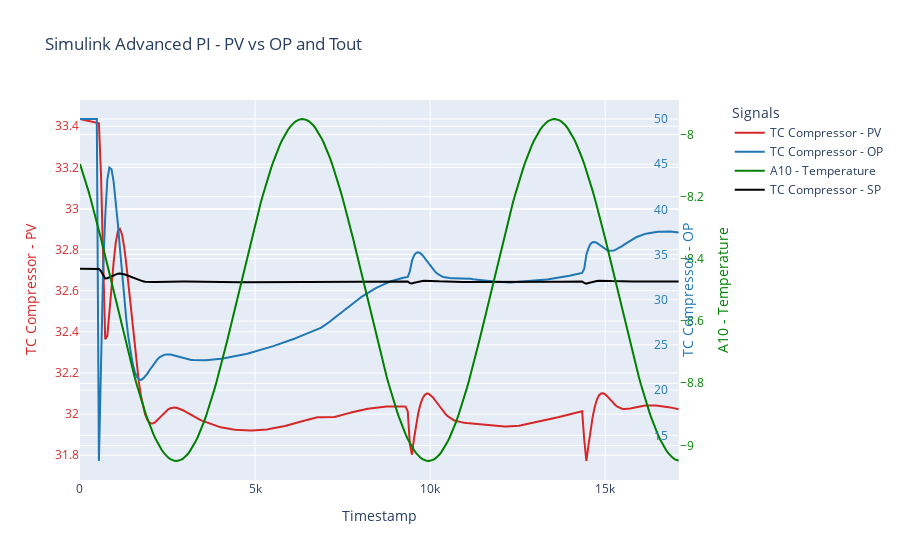

The code cell stored with this chart in its notebook:
### Code cell
# Assuming you have already read your data
df = pd.read_csv("Sine_simulink_PID.csv")
data = pd.DataFrame(df)

# Create a figure with secondary y-axis
fig = make_subplots(specs=[[{"secondary_y": True}]])

# Add traces for TC Compressor - PV
fig.add_trace(
    go.Scatter(x=data['Timestamp'], y=data['TC Compressor - PV'], mode='lines', name='TC Compressor - PV', line=dict(color='#d62728')),
    secondary_y=False,
)

# Add traces for TC Compressor - OP
fig.add_trace(
    go.Scatter(x=data['Timestamp'], y=data['TC Compressor - OP'], mode='lines', name='TC Compressor - OP', line=dict(color='#1f77b4')),
    secondary_y=True,
)

# Add traces for A10 - Temperature with custom y-axis
fig.add_trace(
    go.Scatter(x=data['Timestamp'], y=data['A10 - Temperature'], mode='lines', name='A10 - Temperature', line=dict(color='green')),
    secondary_y=True,
)

fig.add_trace(
    go.Scatter(x=data['Timestamp'], y=data['TC Compressor - SP'], mode='lines', name='TC Compressor - SP', line=dict(color='black')),
    secondary_y=True,
)


# Update layout
fig.update_layout(
    title='Simulink Advanced PI - PV vs OP and Tout',
    xaxis_title='Timestamp',
    legend_title='Signals',
    yaxis=dict(
        title='TC Compressor - PV',
        titlefont=dict(color='#d62728'),
        tickfont=dict(color='#d62728'),
    ),
    yaxis2=dict(
        title='TC Compressor - OP',
        titlefont=dict(color='#1f77b4'),
        tickfont=dict(color='#1f77b4'),
        anchor="free",
        overlaying="y",
        side="right",
        position=0.9
    ),
    yaxis3=dict(
        title='A10 - Temperature',
        titlefont=dict(color='green'),
        tickfont=dict(color='green'),
        anchor="x",
        overlaying="y",
        side="right",
        position=1
    ),
    yaxis4=dict(
        title='TC Compressor - SP',
        titlefont=dict(color='black'),
        tickfont=dict(color='black'),
        anchor="x",
        overlaying="y",
        side="right",
        position=1
    ),
)

# Update the trace to use the third y-axis
fig.data[2].update(yaxis='y3')

# Show figure
fig.show()

### Figure 1 — Plotly figure (JSON) as saved in the notebook; plotly's stock layout.template omitted (floating-point values rounded to 4 significant figures; data arrays with more than 128 entries replaced by an {"elided": "..."} marker saying what was removed)
{"data": [{"line": {"color": "#d62728"}, "mode": "lines", "name": "TC Compressor - PV", "type": "scatter", "x": {"elided": "286 float values"}, "xaxis": "x", "y": {"elided": "286 float values"}, "yaxis": "y"}, {"line": {"color": "#1f77b4"}, "mode": "lines", "name": "TC Compressor - OP", "type": "scatter", "x": {"elided": "286 float values"}, "xaxis": "x", "y": {"elided": "286 float values"}, "yaxis": "y2"}, {"line": {"color": "green"}, "mode": "lines", "name": "A10 - Temperature", "type": "scatter", "x": {"elided": "286 float values"}, "xaxis": "x", "y": {"elided": "286 float values"}, "yaxis": "y3"}, {"line": {"color": "black"}, "mode": "lines", "name": "TC Compressor - SP", "type": "scatter", "x": {"elided": "286 float values"}, "xaxis": "x", "y": {"elided": "286 float values"}, "yaxis": "y2"}], "layout": {"legend": {"title": {"text": "Signals"}}, "title": {"text": "Simulink Advanced PI - PV vs OP and Tout"}, "xaxis": {"anchor": "y", "domain": [0, 0.94], "title": {"text": "Timestamp"}}, "yaxis": {"anchor": "x", "domain": [0, 1], "tickfont": {"color": "#d62728"}, "title": {"font": {"color": "#d62728"}, "text": "TC Compressor - PV"}}, "yaxis2": {"anchor": "free", "overlaying": "y", "position": 0.9, "side": "right", "tickfont": {"color": "#1f77b4"}, "title": {"font": {"color": "#1f77b4"}, "text": "TC Compressor - OP"}}, "yaxis3": {"anchor": "x", "overlaying": "y", "position": 1, "side": "right", "tickfont": {"color": "green"}, "title": {"font": {"color": "green"}, "text": "A10 - Temperature"}}, "yaxis4": {"anchor": "x", "overlaying": "y", "position": 1, "side": "right", "tickfont": {"color": "black"}, "title": {"font": {"color": "black"}, "text": "TC Compressor - SP"}}}}
